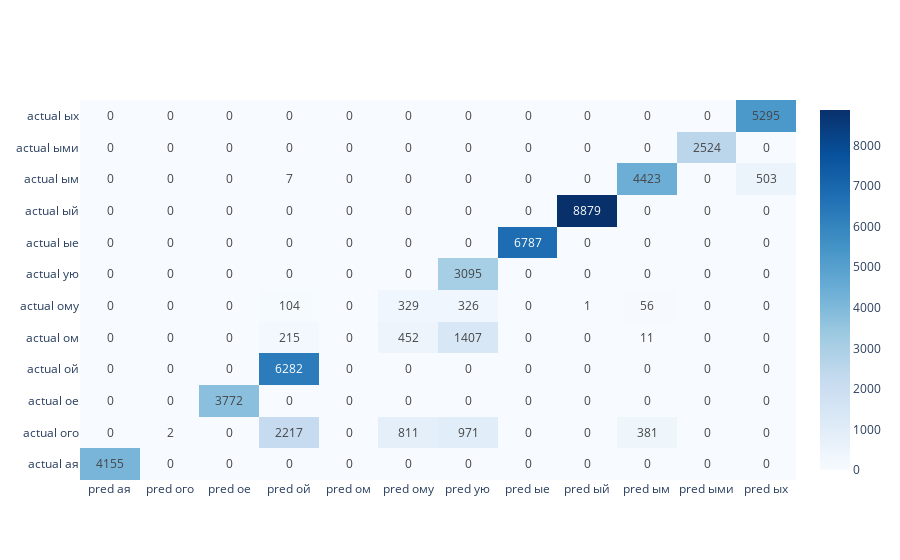
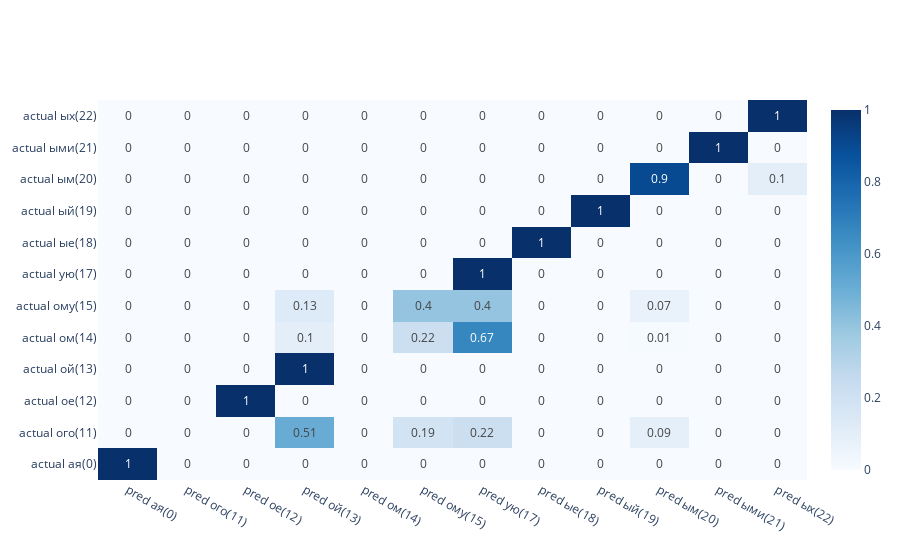

The code cell stored with these charts, in order, in its notebook:
### Code cell
tasks = get_tasks(bucket,
 'datasphere/agreementproject/job_info/job_agreementproject_07:23:35.273901.txt')

loader = S3TrainingLogsLoader(bucket, project_name)
metrics = loader.load_metrics(tasks)

unzipped_folder = (Loc.root_path /
                   'temp'/'training_results' /
                   f'{tasks[0]}.unzipped')
result_df = pd.read_parquet(unzipped_folder/'output'/'result_df.parquet')
y_true, y_pred = get_true_and_pred(result_df)

plot_metrics(metrics, tasks[0])
sorted_nums = sorted(list(y_true.unique()))
cm = pd.DataFrame(
    confusion_matrix(y_true, y_pred,
                        # normalize='true'
                     ).round(2),
    columns=[f'pred {ending_by_num[n]}' for n in sorted_nums],
    index=[f'actual {ending_by_num[n]}' for n in sorted_nums]
)
plot_cm(cm)
cm = pd.DataFrame(
    confusion_matrix(y_true, y_pred,
                        normalize='true'
                     ).round(2),
    columns=[f'pred {ending_by_num[n]}({n})' for n in sorted_nums],
    index=[f'actual {ending_by_num[n]}({n})' for n in sorted_nums]
)
plot_cm(cm)

### Figure 1 — Plotly figure (JSON) as saved in the notebook; plotly's stock layout.template omitted (floating-point values rounded to 4 significant figures; data arrays with more than 128 entries replaced by an {"elided": "..."} marker saying what was removed)
{"data": [{"colorscale": [[0, "rgb(247,251,255)"], [0.125, "rgb(222,235,247)"], [0.25, "rgb(198,219,239)"], [0.375, "rgb(158,202,225)"], [0.5, "rgb(107,174,214)"], [0.625, "rgb(66,146,198)"], [0.75, "rgb(33,113,181)"], [0.875, "rgb(8,81,156)"], [1, "rgb(8,48,107)"]], "text": {"elided": "12x12 int values"}, "texttemplate": "%{text}", "type": "heatmap", "x": ["pred ая", "pred ого", "pred ое", "pred ой", "pred ом", "pred ому", "pred ую", "pred ые", "pred ый", "pred ым", "pred ыми", "pred ых"], "y": ["actual ая", "actual ого", "actual ое", "actual ой", "actual ом", "actual ому", "actual ую", "actual ые", "actual ый", "actual ым", "actual ыми", "actual ых"], "z": {"elided": "12x12 int values"}}], "layout": {}}

### Figure 2 — Plotly figure (JSON) as saved in the notebook; plotly's stock layout.template omitted (floating-point values rounded to 4 significant figures; data arrays with more than 128 entries replaced by an {"elided": "..."} marker saying what was removed)
{"data": [{"colorscale": [[0, "rgb(247,251,255)"], [0.125, "rgb(222,235,247)"], [0.25, "rgb(198,219,239)"], [0.375, "rgb(158,202,225)"], [0.5, "rgb(107,174,214)"], [0.625, "rgb(66,146,198)"], [0.75, "rgb(33,113,181)"], [0.875, "rgb(8,81,156)"], [1, "rgb(8,48,107)"]], "text": {"elided": "12x12 float values"}, "texttemplate": "%{text}", "type": "heatmap", "x": ["pred ая(0)", "pred ого(11)", "pred ое(12)", "pred ой(13)", "pred ом(14)", "pred ому(15)", "pred ую(17)", "pred ые(18)", "pred ый(19)", "pred ым(20)", "pred ыми(21)", "pred ых(22)"], "y": ["actual ая(0)", "actual ого(11)", "actual ое(12)", "actual ой(13)", "actual ом(14)", "actual ому(15)", "actual ую(17)", "actual ые(18)", "actual ый(19)", "actual ым(20)", "actual ыми(21)", "actual ых(22)"], "z": {"elided": "12x12 float values"}}], "layout": {}}
